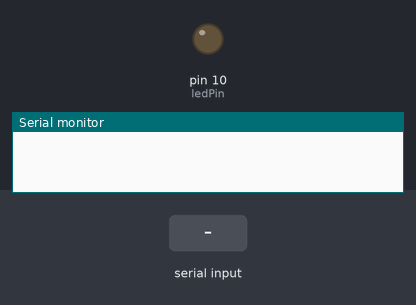
Recording of a sketch running on a simulated Arduino Uno, built with avr-gcc and run on an emulated ATmega328P. Shown: output pins drawn as LEDs (lit = HIGH), the last lines printed to the serial monitor. Inputs (shaded band) come from the test bench.

Above: at 1.2 s.
1.3 s: "1" received over Serial
At 2.1 s:
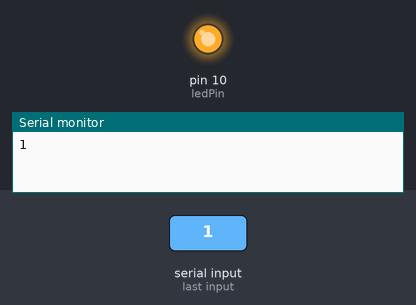
2.8 s: "0" received over Serial
At 3.2 s:
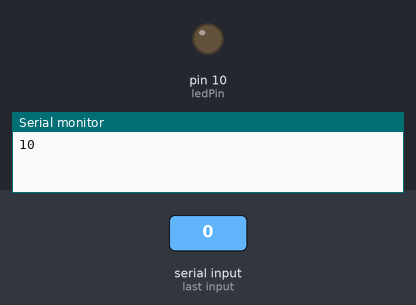
Timing chart, 0 to 5.8 s (numbered marks = the images above; inputs shaded):
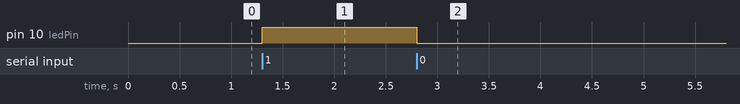

Measured:
- after the input at 1.3 s, pin 10 (ledPin): LOW → HIGH at once
- after the input at 2.8 s, pin 10 (ledPin): HIGH → LOW at once

The sketch:

PumpingEnd.ino
```cpp
#define ledPin 10
int state = 0;

void setup() {
  pinMode(ledPin, OUTPUT);
  digitalWrite(ledPin, LOW);
  Serial.begin(9600); // Default communication rate of the Bluetooth module
}

void loop() {
 if(Serial.available() > 0){ // if data available at serial port
    state = Serial.read(); // assign incoming data to variable state
    Serial.write(state);
 }
 // Controlling the LED
 if (state == '1') {
  digitalWrite(ledPin, HIGH); // LED ON
  state = 0;
 }
 else if (state == '0') {
  digitalWrite(ledPin, LOW); // LED ON
  state = 0;
 }

}
```
